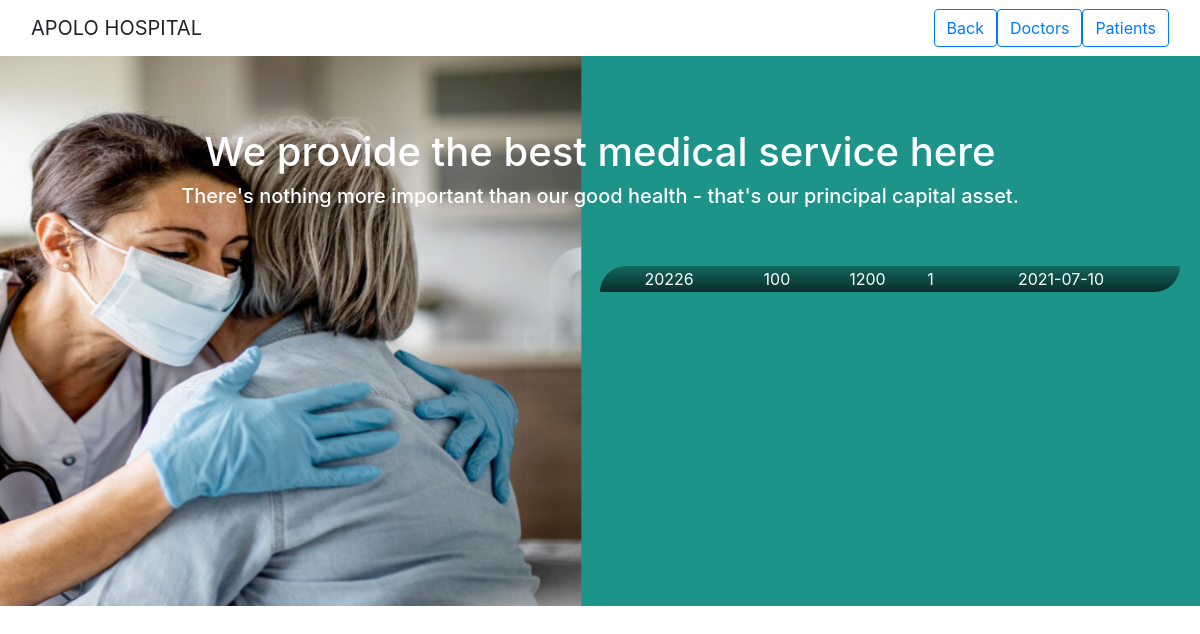
Page /display_a.php on the committed database.
### tables this page shows
CREATE TABLE `appointments` (
  `apt_id` int(11) NOT NULL,
  `doc_id` int(5) NOT NULL,
  `fees` double NOT NULL,
  `pid` int(11) NOT NULL,
  `date_of_apt` date NOT NULL
);

### display_a.php (the view, shortened to what this page needs)
<!DOCTYPE html>
<html lang="en">
<head>
    <link
      rel="stylesheet"
      href="https://stackpath.bootstrapcdn.com/bootstrap/4.3.1/css/bootstrap.min.css"
    />
</head>
    <body>
        <nav class="navbar navbar-light" style="background-color: white;">
                <div class="container-fluid">
                <a class="navbar-brand">APOLO HOSPITAL</a>
                <ul class="nav nav-pills">
                        <li class="active">
                            <form method="get" action="admin_panel.php">
                            <button type="submit" class="btn btn-outline-primary" id="back" name="back">Back</button>
                            </form>
                        </li>
                        <li>
                            <form method="get" action="display.php">
                            <button type="submit" class="btn btn-outline-primary" id="pbt" name="pbt">Doctors</button>
                            </form>
                        </li>
                        <li>
                            <form method="get" action="display_p.php">
                            <button type="submit" class="btn btn-outline-primary" id="abt" name="abt">Patients </button>
                            </form>
                        </li>
                    </ul>
                </div>
            </nav>
            <div>
                <img src="doc.png" height="550px" width="100%" style="flex:100%;">
                <div class="card-img-overlay" style="text-align:center ; margin-top:8%;" >
                <div id="pictxt" class="w3-container">
                    <h1 class="w3-center w3-animate-top" style="margin-top: 1%;"> We provide the best medical service here </h1>
                    <h5>There's nothing more important than our good health - that's our principal capital asset.</h5>
                </div>
                <?php
                    require("dbconn.php");
                    echo "<table id='disp'>";
                    $sel = mysqli_query($connect,"SELECT apt_id,doc_id,fees,pid,date_of_apt FROM appointments WHERE date_of_apt >= CURDATE()");
                    while($res = mysqli_fetch_array($sel)){
                        echo "<tr><td> ".$res[0]."</td><td>".$res[1]."</td><td>".$res[2]."</td><td>".$res[3]."</td><td>".$res[4]."</td></tr>";
                    }
                    echo "</table>";
                ?>
            </div>
        </div>
    </body>
</html>

### display_a.php (style rules this page uses)
#disp { background-image: linear-gradient(rgba(0, 0, 0, 0.3), rgba(0, 0, 0, 0.7));; color : white; flex : 50%; width : 50%; margin-top: 5%; margin-left: 50%; padding: 10%; border-radius: 30px 0px 30px 0px; }
#pictxt { color: white; }

### rows in the picture
appointments: apt_id "20226", doc "100", fees "1200", pid "1", date_of_apt "2021-07-10"
